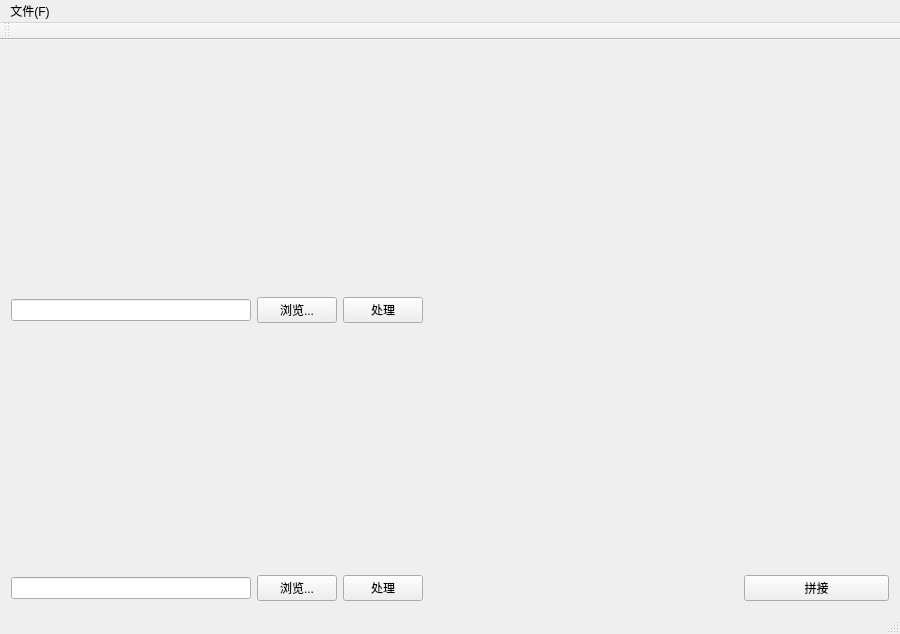
<?xml version="1.0" encoding="UTF-8"?>
<ui version="4.0">
 <class>QPano3Class</class>
 <widget class="QMainWindow" name="QPano3Class">
  <property name="geometry">
   <rect>
    <x>0</x>
    <y>0</y>
    <width>900</width>
    <height>619</height>
   </rect>
  </property>
  <property name="windowTitle">
   <string>QPano3</string>
  </property>
  <property name="animated">
   <bool>true</bool>
  </property>
  <widget class="QWidget" name="centralWidget">
   <property name="sizePolicy">
    <sizepolicy hsizetype="Preferred" vsizetype="Preferred">
     <horstretch>2</horstretch>
     <verstretch>2</verstretch>
    </sizepolicy>
   </property>
   <layout class="QGridLayout" name="gridLayout">
    <item row="1" column="3">
     <widget class="QPushButton" name="pushButtonProcess01">
      <property name="text">
       <string>处理</string>
      </property>
     </widget>
    </item>
    <item row="1" column="1">
     <widget class="QLineEdit" name="lineEditImagePath01"/>
    </item>
    <item row="1" column="2">
     <widget class="QPushButton" name="pushButtonOpenImg01">
      <property name="text">
       <string>浏览...</string>
      </property>
     </widget>
    </item>
    <item row="3" column="2">
     <widget class="QPushButton" name="pushButtonOpenImg02">
      <property name="text">
       <string>浏览...</string>
      </property>
     </widget>
    </item>
    <item row="2" column="1">
     <widget class="QLabel" name="labelImg02">
      <property name="minimumSize">
       <size>
        <width>240</width>
        <height>240</height>
       </size>
      </property>
      <property name="maximumSize">
       <size>
        <width>480</width>
        <height>480</height>
       </size>
      </property>
      <property name="text">
       <string/>
      </property>
     </widget>
    </item>
    <item row="0" column="1">
     <widget class="QLabel" name="labelImg01">
      <property name="enabled">
       <bool>true</bool>
      </property>
      <property name="minimumSize">
       <size>
        <width>240</width>
        <height>240</height>
       </size>
      </property>
      <property name="maximumSize">
       <size>
        <width>480</width>
        <height>480</height>
       </size>
      </property>
      <property name="text">
       <string/>
      </property>
      <property name="scaledContents">
       <bool>false</bool>
      </property>
     </widget>
    </item>
    <item row="3" column="3">
     <widget class="QPushButton" name="pushButtonProcess02">
      <property name="text">
       <string>处理</string>
      </property>
     </widget>
    </item>
    <item row="0" column="2" colspan="6">
     <widget class="QLabel" name="labelExImg01">
      <property name="enabled">
       <bool>true</bool>
      </property>
      <property name="minimumSize">
       <size>
        <width>480</width>
        <height>240</height>
       </size>
      </property>
      <property name="maximumSize">
       <size>
        <width>960</width>
        <height>480</height>
       </size>
      </property>
      <property name="text">
       <string/>
      </property>
     </widget>
    </item>
    <item row="2" column="2" colspan="6">
     <widget class="QLabel" name="labelExImg02">
      <property name="sizePolicy">
       <sizepolicy hsizetype="Preferred" vsizetype="Preferred">
        <horstretch>1</horstretch>
        <verstretch>1</verstretch>
       </sizepolicy>
      </property>
      <property name="minimumSize">
       <size>
        <width>480</width>
        <height>240</height>
       </size>
      </property>
      <property name="maximumSize">
       <size>
        <width>960</width>
        <height>480</height>
       </size>
      </property>
      <property name="text">
       <string/>
      </property>
     </widget>
    </item>
    <item row="3" column="1">
     <widget class="QLineEdit" name="lineEditImagePath02"/>
    </item>
    <item row="0" column="8" rowspan="3">
     <widget class="QLabel" name="labelStitchImg">
      <property name="sizePolicy">
       <sizepolicy hsizetype="Preferred" vsizetype="Preferred">
        <horstretch>2</horstretch>
        <verstretch>0</verstretch>
       </sizepolicy>
      </property>
      <property name="text">
       <string/>
      </property>
     </widget>
    </item>
    <item row="3" column="8">
     <widget class="QPushButton" name="pushButtonStitch">
      <property name="text">
       <string>拼接</string>
      </property>
     </widget>
    </item>
   </layout>
  </widget>
  <widget class="QMenuBar" name="menuBar">
   <property name="geometry">
    <rect>
     <x>0</x>
     <y>0</y>
     <width>900</width>
     <height>23</height>
    </rect>
   </property>
   <widget class="QMenu" name="menu_F">
    <property name="title">
     <string>文件(F)</string>
    </property>
   </widget>
   <addaction name="menu_F"/>
  </widget>
  <widget class="QToolBar" name="mainToolBar">
   <attribute name="toolBarArea">
    <enum>TopToolBarArea</enum>
   </attribute>
   <attribute name="toolBarBreak">
    <bool>false</bool>
   </attribute>
  </widget>
  <widget class="QStatusBar" name="statusBar"/>
 </widget>
 <layoutdefault spacing="6" margin="11"/>
 <tabstops>
  <tabstop>lineEditImagePath01</tabstop>
  <tabstop>pushButtonOpenImg01</tabstop>
  <tabstop>pushButtonProcess01</tabstop>
 </tabstops>
 <resources>
  <include location="QPano3.qrc"/>
 </resources>
 <connections>
  <connection>
   <sender>pushButtonOpenImg01</sender>
   <signal>clicked(bool)</signal>
   <receiver>QPano3Class</receiver>
   <slot>setImagePath01()</slot>
   <hints>
    <hint type="sourcelabel">
     <x>753</x>
     <y>335</y>
    </hint>
    <hint type="destinationlabel">
     <x>197</x>
     <y>287</y>
    </hint>
   </hints>
  </connection>
  <connection>
   <sender>pushButtonOpenImg02</sender>
   <signal>clicked(bool)</signal>
   <receiver>QPano3Class</receiver>
   <slot>setImagePath02()</slot>
   <hints>
    <hint type="sourcelabel">
     <x>753</x>
     <y>633</y>
    </hint>
    <hint type="destinationlabel">
     <x>498</x>
     <y>282</y>
    </hint>
   </hints>
  </connection>
  <connection>
   <sender>pushButtonProcess01</sender>
   <signal>clicked(bool)</signal>
   <receiver>QPano3Class</receiver>
   <slot>processImage01()</slot>
   <hints>
    <hint type="sourcelabel">
     <x>834</x>
     <y>335</y>
    </hint>
    <hint type="destinationlabel">
     <x>279</x>
     <y>260</y>
    </hint>
   </hints>
  </connection>
  <connection>
   <sender>pushButtonProcess02</sender>
   <signal>clicked(bool)</signal>
   <receiver>QPano3Class</receiver>
   <slot>processImage02()</slot>
   <hints>
    <hint type="sourcelabel">
     <x>834</x>
     <y>633</y>
    </hint>
    <hint type="destinationlabel">
     <x>500</x>
     <y>259</y>
    </hint>
   </hints>
  </connection>
  <connection>
   <sender>pushButtonStitch</sender>
   <signal>clicked(bool)</signal>
   <receiver>QPano3Class</receiver>
   <slot>stitchImg()</slot>
   <hints>
    <hint type="sourcelabel">
     <x>901</x>
     <y>620</y>
    </hint>
    <hint type="destinationlabel">
     <x>918</x>
     <y>637</y>
    </hint>
   </hints>
  </connection>
 </connections>
 <slots>
  <slot>setImagePath01()</slot>
  <slot>setImagePath02()</slot>
  <slot>processImage01()</slot>
  <slot>processImage02()</slot>
  <slot>stitchImg()</slot>
 </slots>
</ui>
